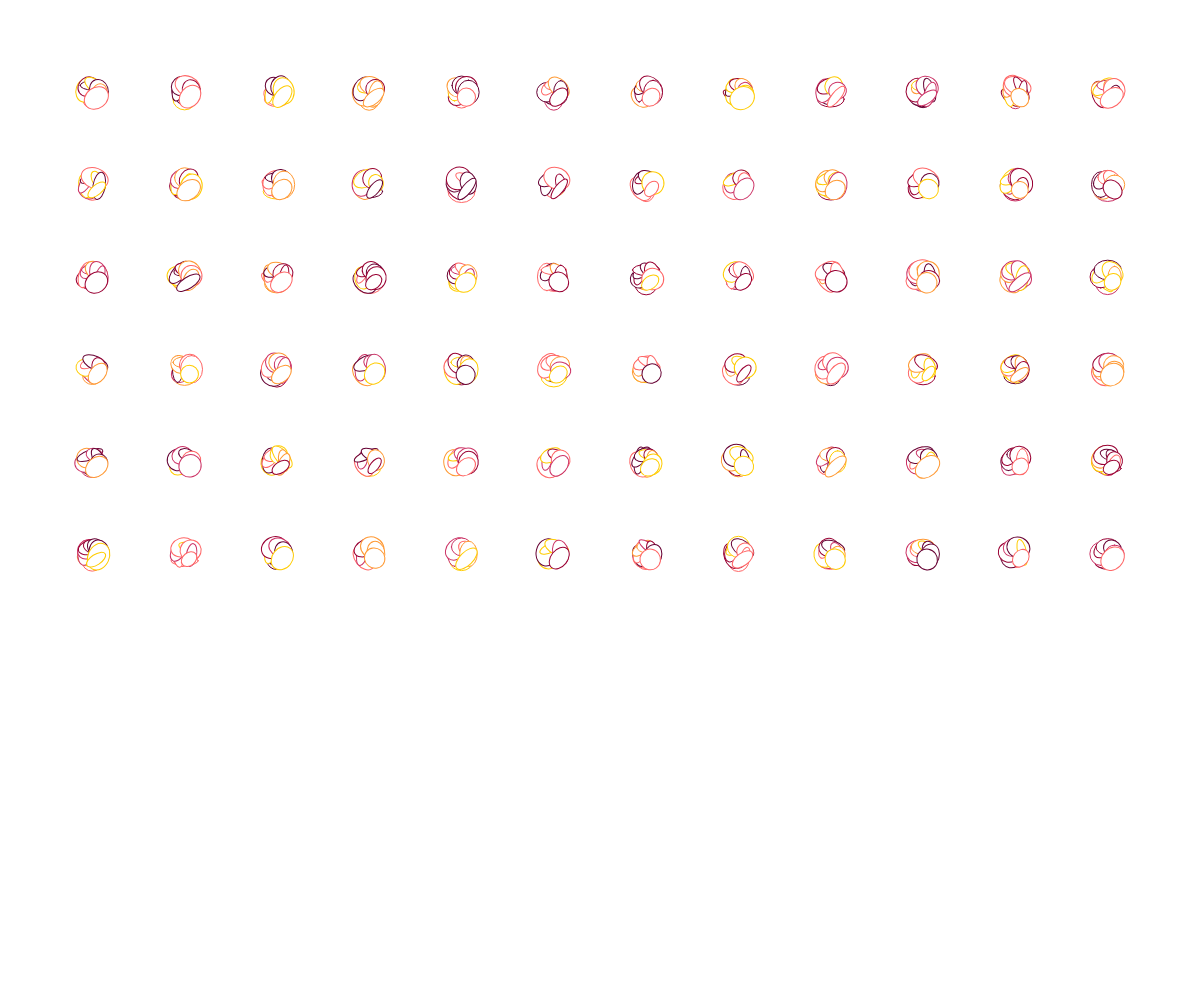
Frame 1 (no input)
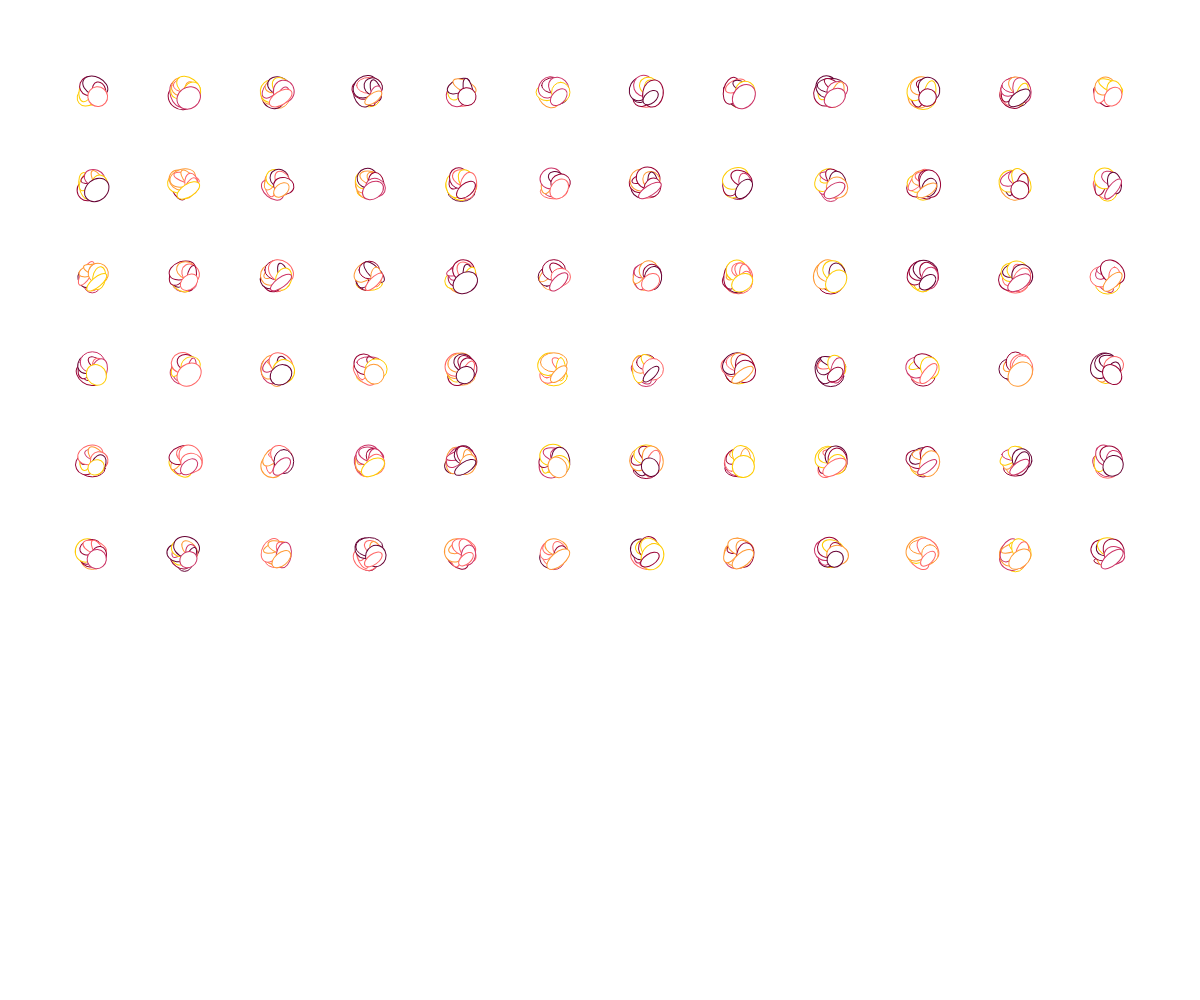
Frame 2 (the mouse pressed at the canvas centre, redrawn once)

The p5.js sketch that drew these frames (run headless with seeded random() and noise() and a simulated clock; the mouse was pressed at the canvas centre and the sketch redrawn once):

// p5.js sketch
// ── sketch.js
function setup() {
  createCanvas(windowWidth, windowHeight);
  noLoop();
}

function draw() {
  background("white");
  strokeWeight(1);
  noFill

  let col = 12; //num. colonne
  let row = 6; //num. righe 
  let boccioliSize = min(width / (col + 1), height / (row + 1)); //dim. glifi

  for (let i = 0; i < col; i++) {
    for (let j = 0; j < row; j++) {
      push();
      translate((i + 1) *  boccioliSize, (j + 1) *  boccioliSize);
      drawBoccioli( boccioliSize * 0.3);
      pop();
    }
  }
}

function drawBoccioli(size) {
  let numEllipses = int(random(7, 12)); //num random ellissi x glifo
  let angleStep = TWO_PI / numEllipses;

  //palette stroke
  let colorPalette = [
    color(255, 204, 0),   //giallo 
    color(255, 153, 51),  //arancio
    color(255, 102, 102), //salmone
    color(204, 51, 102),  //magenta
    color(153, 0, 51),    //rosso vino
    color(102, 0, 51)     //bordeaux 
  ];

  for (let i = 0; i < numEllipses; i++) {
    let angle = i * angleStep;
    
    //variabili larg. e alt. ellisse
    let ellipseWidth = random(size * 0.6, size); 
    let ellipseHeight = random(size * 0.3, size * 0.8); 

    //colore stroke dalla palette
    stroke(colorPalette[int(random(colorPalette.length))]);

    push();
    rotate(angle);
    translate(0, size / 4); //pos. le ellissi per creare intersez.
    ellipse(0, 0, ellipseWidth, ellipseHeight);
    pop();
  }
}

//dim. display
function windowResized() {
  resizeCanvas(windowWidth, windowHeight);
  redraw();
}
